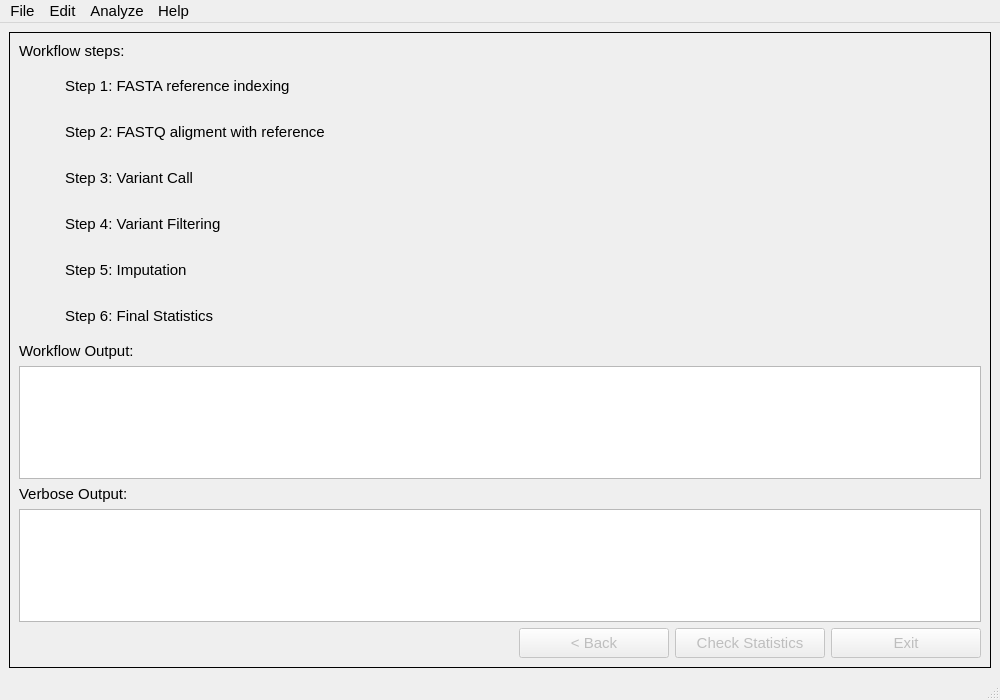
<?xml version="1.0" encoding="UTF-8"?>
<ui version="4.0">
 <class>MainWindow</class>
 <widget class="QMainWindow" name="MainWindow">
  <property name="geometry">
   <rect>
    <x>0</x>
    <y>0</y>
    <width>1000</width>
    <height>700</height>
   </rect>
  </property>
  <property name="sizePolicy">
   <sizepolicy hsizetype="Minimum" vsizetype="Minimum">
    <horstretch>0</horstretch>
    <verstretch>0</verstretch>
   </sizepolicy>
  </property>
  <property name="minimumSize">
   <size>
    <width>1000</width>
    <height>700</height>
   </size>
  </property>
  <property name="maximumSize">
   <size>
    <width>16777215</width>
    <height>16777215</height>
   </size>
  </property>
  <property name="font">
   <font>
    <pointsize>11</pointsize>
   </font>
  </property>
  <property name="windowTitle">
   <string>LCSeqTools</string>
  </property>
  <property name="windowIcon">
   <iconset resource="gui_resource.qrc">
    <normaloff>:/etc/icon.png</normaloff>:/etc/icon.png</iconset>
  </property>
  <widget class="QWidget" name="centralwidget">
   <property name="sizePolicy">
    <sizepolicy hsizetype="Minimum" vsizetype="Minimum">
     <horstretch>0</horstretch>
     <verstretch>0</verstretch>
    </sizepolicy>
   </property>
   <layout class="QGridLayout" name="gridLayout" columnstretch="0">
    <item row="1" column="0">
     <widget class="QStackedWidget" name="stackedWidget">
      <property name="enabled">
       <bool>true</bool>
      </property>
      <property name="font">
       <font>
        <pointsize>11</pointsize>
       </font>
      </property>
      <property name="frameShape">
       <enum>QFrame::Box</enum>
      </property>
      <property name="frameShadow">
       <enum>QFrame::Plain</enum>
      </property>
      <property name="currentIndex">
       <number>2</number>
      </property>
      <widget class="QWidget" name="page0">
       <layout class="QGridLayout" name="gridLayout_4">
        <item row="0" column="0">
         <widget class="QLabel" name="ClickNewProjectLabel">
          <property name="sizePolicy">
           <sizepolicy hsizetype="Expanding" vsizetype="Expanding">
            <horstretch>0</horstretch>
            <verstretch>0</verstretch>
           </sizepolicy>
          </property>
          <property name="font">
           <font>
            <weight>75</weight>
            <italic>true</italic>
            <bold>true</bold>
           </font>
          </property>
          <property name="text">
           <string>Go to File &gt; New Project...</string>
          </property>
          <property name="textFormat">
           <enum>Qt::AutoText</enum>
          </property>
          <property name="alignment">
           <set>Qt::AlignCenter</set>
          </property>
         </widget>
        </item>
       </layout>
      </widget>
      <widget class="QWidget" name="page1">
       <layout class="QGridLayout" name="gridLayout_5">
        <item row="0" column="0">
         <layout class="QVBoxLayout" name="page1_MainLayout">
          <item>
           <layout class="QHBoxLayout" name="TotalHLayout">
            <item>
             <widget class="QLabel" name="TotalSamplesIcon">
              <property name="enabled">
               <bool>true</bool>
              </property>
              <property name="minimumSize">
               <size>
                <width>30</width>
                <height>30</height>
               </size>
              </property>
              <property name="maximumSize">
               <size>
                <width>30</width>
                <height>30</height>
               </size>
              </property>
              <property name="autoFillBackground">
               <bool>false</bool>
              </property>
              <property name="frameShape">
               <enum>QFrame::NoFrame</enum>
              </property>
              <property name="frameShadow">
               <enum>QFrame::Plain</enum>
              </property>
              <property name="text">
               <string/>
              </property>
              <property name="pixmap">
               <pixmap resource="gui_resource.qrc">:/etc/missing.png</pixmap>
              </property>
              <property name="scaledContents">
               <bool>true</bool>
              </property>
              <property name="alignment">
               <set>Qt::AlignCenter</set>
              </property>
             </widget>
            </item>
            <item>
             <widget class="QLabel" name="TotalSamplesFixedLabel">
              <property name="sizePolicy">
               <sizepolicy hsizetype="Minimum" vsizetype="Minimum">
                <horstretch>0</horstretch>
                <verstretch>0</verstretch>
               </sizepolicy>
              </property>
              <property name="text">
               <string>Total samples: </string>
              </property>
             </widget>
            </item>
            <item>
             <widget class="QLabel" name="TotalSamplesLabel">
              <property name="sizePolicy">
               <sizepolicy hsizetype="Expanding" vsizetype="Minimum">
                <horstretch>0</horstretch>
                <verstretch>0</verstretch>
               </sizepolicy>
              </property>
              <property name="text">
               <string>0</string>
              </property>
             </widget>
            </item>
           </layout>
          </item>
          <item>
           <widget class="QTableWidget" name="SamplesTableWidget">
            <property name="editTriggers">
             <set>QAbstractItemView::NoEditTriggers</set>
            </property>
            <property name="selectionMode">
             <enum>QAbstractItemView::ExtendedSelection</enum>
            </property>
            <property name="selectionBehavior">
             <enum>QAbstractItemView::SelectRows</enum>
            </property>
            <property name="columnCount">
             <number>0</number>
            </property>
            <attribute name="horizontalHeaderVisible">
             <bool>false</bool>
            </attribute>
            <attribute name="horizontalHeaderCascadingSectionResizes">
             <bool>false</bool>
            </attribute>
            <attribute name="horizontalHeaderStretchLastSection">
             <bool>false</bool>
            </attribute>
            <attribute name="verticalHeaderVisible">
             <bool>false</bool>
            </attribute>
           </widget>
          </item>
          <item>
           <layout class="QHBoxLayout" name="ButtonHlLayout">
            <item>
             <spacer name="horizontalSpacer_2">
              <property name="orientation">
               <enum>Qt::Horizontal</enum>
              </property>
              <property name="sizeHint" stdset="0">
               <size>
                <width>40</width>
                <height>20</height>
               </size>
              </property>
             </spacer>
            </item>
            <item>
             <widget class="QPushButton" name="AddSampleButton">
              <property name="sizePolicy">
               <sizepolicy hsizetype="Minimum" vsizetype="Minimum">
                <horstretch>0</horstretch>
                <verstretch>0</verstretch>
               </sizepolicy>
              </property>
              <property name="minimumSize">
               <size>
                <width>180</width>
                <height>30</height>
               </size>
              </property>
              <property name="font">
               <font>
                <pointsize>11</pointsize>
               </font>
              </property>
              <property name="text">
               <string>Add Sample(s)</string>
              </property>
             </widget>
            </item>
            <item>
             <widget class="QPushButton" name="EditSampleButton">
              <property name="enabled">
               <bool>false</bool>
              </property>
              <property name="sizePolicy">
               <sizepolicy hsizetype="Minimum" vsizetype="Minimum">
                <horstretch>0</horstretch>
                <verstretch>0</verstretch>
               </sizepolicy>
              </property>
              <property name="minimumSize">
               <size>
                <width>180</width>
                <height>30</height>
               </size>
              </property>
              <property name="text">
               <string>Edit Sample</string>
              </property>
             </widget>
            </item>
            <item>
             <widget class="QPushButton" name="RemoveSampleButton">
              <property name="enabled">
               <bool>false</bool>
              </property>
              <property name="sizePolicy">
               <sizepolicy hsizetype="Minimum" vsizetype="Minimum">
                <horstretch>0</horstretch>
                <verstretch>0</verstretch>
               </sizepolicy>
              </property>
              <property name="minimumSize">
               <size>
                <width>180</width>
                <height>30</height>
               </size>
              </property>
              <property name="text">
               <string>Remove Sample(s)</string>
              </property>
             </widget>
            </item>
            <item>
             <spacer name="horizontalSpacer_3">
              <property name="orientation">
               <enum>Qt::Horizontal</enum>
              </property>
              <property name="sizeHint" stdset="0">
               <size>
                <width>40</width>
                <height>20</height>
               </size>
              </property>
             </spacer>
            </item>
           </layout>
          </item>
          <item>
           <layout class="QHBoxLayout" name="horizontalLayout_3">
            <item>
             <widget class="QPushButton" name="SetProjectPathButton">
              <property name="sizePolicy">
               <sizepolicy hsizetype="Minimum" vsizetype="Minimum">
                <horstretch>0</horstretch>
                <verstretch>0</verstretch>
               </sizepolicy>
              </property>
              <property name="minimumSize">
               <size>
                <width>180</width>
                <height>30</height>
               </size>
              </property>
              <property name="text">
               <string>Set Output Folder</string>
              </property>
             </widget>
            </item>
            <item>
             <widget class="QLabel" name="ProjectPathCheckIcon">
              <property name="enabled">
               <bool>true</bool>
              </property>
              <property name="sizePolicy">
               <sizepolicy hsizetype="Minimum" vsizetype="Minimum">
                <horstretch>0</horstretch>
                <verstretch>0</verstretch>
               </sizepolicy>
              </property>
              <property name="minimumSize">
               <size>
                <width>30</width>
                <height>30</height>
               </size>
              </property>
              <property name="maximumSize">
               <size>
                <width>30</width>
                <height>30</height>
               </size>
              </property>
              <property name="autoFillBackground">
               <bool>false</bool>
              </property>
              <property name="frameShape">
               <enum>QFrame::NoFrame</enum>
              </property>
              <property name="frameShadow">
               <enum>QFrame::Plain</enum>
              </property>
              <property name="text">
               <string/>
              </property>
              <property name="pixmap">
               <pixmap resource="gui_resource.qrc">:/etc/missing.png</pixmap>
              </property>
              <property name="scaledContents">
               <bool>true</bool>
              </property>
              <property name="alignment">
               <set>Qt::AlignCenter</set>
              </property>
             </widget>
            </item>
            <item>
             <widget class="QLabel" name="ProjectPathLabel">
              <property name="sizePolicy">
               <sizepolicy hsizetype="Expanding" vsizetype="Minimum">
                <horstretch>0</horstretch>
                <verstretch>0</verstretch>
               </sizepolicy>
              </property>
              <property name="autoFillBackground">
               <bool>false</bool>
              </property>
              <property name="frameShape">
               <enum>QFrame::Box</enum>
              </property>
              <property name="frameShadow">
               <enum>QFrame::Plain</enum>
              </property>
              <property name="text">
               <string>&lt;text&gt;</string>
              </property>
              <property name="scaledContents">
               <bool>false</bool>
              </property>
             </widget>
            </item>
           </layout>
          </item>
          <item>
           <layout class="QHBoxLayout" name="horizontalLayout_5">
            <item>
             <widget class="QPushButton" name="SetParametersButton">
              <property name="sizePolicy">
               <sizepolicy hsizetype="Minimum" vsizetype="Minimum">
                <horstretch>0</horstretch>
                <verstretch>0</verstretch>
               </sizepolicy>
              </property>
              <property name="minimumSize">
               <size>
                <width>180</width>
                <height>30</height>
               </size>
              </property>
              <property name="text">
               <string>Set Parameters</string>
              </property>
             </widget>
            </item>
            <item>
             <widget class="QLabel" name="ParametersCheckIcon">
              <property name="enabled">
               <bool>true</bool>
              </property>
              <property name="sizePolicy">
               <sizepolicy hsizetype="Minimum" vsizetype="Minimum">
                <horstretch>0</horstretch>
                <verstretch>0</verstretch>
               </sizepolicy>
              </property>
              <property name="minimumSize">
               <size>
                <width>30</width>
                <height>30</height>
               </size>
              </property>
              <property name="maximumSize">
               <size>
                <width>30</width>
                <height>30</height>
               </size>
              </property>
              <property name="autoFillBackground">
               <bool>false</bool>
              </property>
              <property name="frameShape">
               <enum>QFrame::NoFrame</enum>
              </property>
              <property name="frameShadow">
               <enum>QFrame::Plain</enum>
              </property>
              <property name="text">
               <string/>
              </property>
              <property name="pixmap">
               <pixmap resource="gui_resource.qrc">:/etc/missing.png</pixmap>
              </property>
              <property name="scaledContents">
               <bool>true</bool>
              </property>
              <property name="alignment">
               <set>Qt::AlignCenter</set>
              </property>
             </widget>
            </item>
            <item>
             <widget class="QLabel" name="ParametersLabel">
              <property name="sizePolicy">
               <sizepolicy hsizetype="Expanding" vsizetype="Minimum">
                <horstretch>0</horstretch>
                <verstretch>0</verstretch>
               </sizepolicy>
              </property>
              <property name="autoFillBackground">
               <bool>false</bool>
              </property>
              <property name="frameShape">
               <enum>QFrame::Box</enum>
              </property>
              <property name="frameShadow">
               <enum>QFrame::Plain</enum>
              </property>
              <property name="text">
               <string>&lt;text&gt;</string>
              </property>
              <property name="scaledContents">
               <bool>false</bool>
              </property>
             </widget>
            </item>
           </layout>
          </item>
          <item>
           <layout class="QHBoxLayout" name="horizontalLayout_4">
            <item>
             <widget class="QPushButton" name="SetReferenceButton">
              <property name="sizePolicy">
               <sizepolicy hsizetype="Minimum" vsizetype="Minimum">
                <horstretch>0</horstretch>
                <verstretch>0</verstretch>
               </sizepolicy>
              </property>
              <property name="minimumSize">
               <size>
                <width>180</width>
                <height>30</height>
               </size>
              </property>
              <property name="text">
               <string>Set FASTA Reference</string>
              </property>
             </widget>
            </item>
            <item>
             <widget class="QLabel" name="ReferenceCheckIcon">
              <property name="enabled">
               <bool>true</bool>
              </property>
              <property name="sizePolicy">
               <sizepolicy hsizetype="Minimum" vsizetype="Minimum">
                <horstretch>0</horstretch>
                <verstretch>0</verstretch>
               </sizepolicy>
              </property>
              <property name="minimumSize">
               <size>
                <width>30</width>
                <height>30</height>
               </size>
              </property>
              <property name="maximumSize">
               <size>
                <width>30</width>
                <height>30</height>
               </size>
              </property>
              <property name="autoFillBackground">
               <bool>false</bool>
              </property>
              <property name="frameShape">
               <enum>QFrame::NoFrame</enum>
              </property>
              <property name="frameShadow">
               <enum>QFrame::Plain</enum>
              </property>
              <property name="text">
               <string/>
              </property>
              <property name="pixmap">
               <pixmap resource="gui_resource.qrc">:/etc/missing.png</pixmap>
              </property>
              <property name="scaledContents">
               <bool>true</bool>
              </property>
              <property name="alignment">
               <set>Qt::AlignCenter</set>
              </property>
             </widget>
            </item>
            <item>
             <widget class="QLabel" name="ReferenceFileLabel">
              <property name="sizePolicy">
               <sizepolicy hsizetype="Expanding" vsizetype="Minimum">
                <horstretch>0</horstretch>
                <verstretch>0</verstretch>
               </sizepolicy>
              </property>
              <property name="autoFillBackground">
               <bool>false</bool>
              </property>
              <property name="frameShape">
               <enum>QFrame::Box</enum>
              </property>
              <property name="frameShadow">
               <enum>QFrame::Plain</enum>
              </property>
              <property name="text">
               <string>&lt;text&gt;</string>
              </property>
              <property name="scaledContents">
               <bool>false</bool>
              </property>
             </widget>
            </item>
           </layout>
          </item>
          <item>
           <layout class="QHBoxLayout" name="horizontalLayout_2">
            <item>
             <spacer name="horizontalSpacer_4">
              <property name="orientation">
               <enum>Qt::Horizontal</enum>
              </property>
              <property name="sizeHint" stdset="0">
               <size>
                <width>40</width>
                <height>20</height>
               </size>
              </property>
             </spacer>
            </item>
            <item>
             <widget class="QPushButton" name="StartButton">
              <property name="enabled">
               <bool>true</bool>
              </property>
              <property name="sizePolicy">
               <sizepolicy hsizetype="Minimum" vsizetype="Minimum">
                <horstretch>0</horstretch>
                <verstretch>0</verstretch>
               </sizepolicy>
              </property>
              <property name="minimumSize">
               <size>
                <width>180</width>
                <height>30</height>
               </size>
              </property>
              <property name="font">
               <font>
                <pointsize>11</pointsize>
               </font>
              </property>
              <property name="text">
               <string>Start</string>
              </property>
             </widget>
            </item>
            <item>
             <spacer name="horizontalSpacer_5">
              <property name="orientation">
               <enum>Qt::Horizontal</enum>
              </property>
              <property name="sizeHint" stdset="0">
               <size>
                <width>40</width>
                <height>20</height>
               </size>
              </property>
             </spacer>
            </item>
           </layout>
          </item>
         </layout>
        </item>
       </layout>
      </widget>
      <widget class="QWidget" name="page2">
       <layout class="QGridLayout" name="gridLayout_6">
        <item row="0" column="0">
         <layout class="QVBoxLayout" name="page2_MainLayout">
          <item>
           <widget class="QLabel" name="label_9">
            <property name="sizePolicy">
             <sizepolicy hsizetype="Minimum" vsizetype="Minimum">
              <horstretch>0</horstretch>
              <verstretch>0</verstretch>
             </sizepolicy>
            </property>
            <property name="text">
             <string>Workflow steps:</string>
            </property>
           </widget>
          </item>
          <item>
           <layout class="QGridLayout" name="gridLayout_3">
            <item row="4" column="1">
             <widget class="QLabel" name="label_6">
              <property name="sizePolicy">
               <sizepolicy hsizetype="Expanding" vsizetype="Minimum">
                <horstretch>0</horstretch>
                <verstretch>0</verstretch>
               </sizepolicy>
              </property>
              <property name="text">
               <string>Step 5: Imputation</string>
              </property>
             </widget>
            </item>
            <item row="3" column="1">
             <widget class="QLabel" name="label_5">
              <property name="sizePolicy">
               <sizepolicy hsizetype="Expanding" vsizetype="Minimum">
                <horstretch>0</horstretch>
                <verstretch>0</verstretch>
               </sizepolicy>
              </property>
              <property name="text">
               <string>Step 4: Variant Filtering</string>
              </property>
             </widget>
            </item>
            <item row="3" column="0">
             <widget class="QLabel" name="Step4Icon">
              <property name="sizePolicy">
               <sizepolicy hsizetype="Minimum" vsizetype="Minimum">
                <horstretch>0</horstretch>
                <verstretch>0</verstretch>
               </sizepolicy>
              </property>
              <property name="minimumSize">
               <size>
                <width>40</width>
                <height>40</height>
               </size>
              </property>
              <property name="maximumSize">
               <size>
                <width>40</width>
                <height>40</height>
               </size>
              </property>
              <property name="text">
               <string/>
              </property>
              <property name="pixmap">
               <pixmap resource="gui_resource.qrc">:/etc/timer.png</pixmap>
              </property>
              <property name="scaledContents">
               <bool>true</bool>
              </property>
             </widget>
            </item>
            <item row="1" column="0">
             <widget class="QLabel" name="Step2Icon">
              <property name="enabled">
               <bool>true</bool>
              </property>
              <property name="sizePolicy">
               <sizepolicy hsizetype="Minimum" vsizetype="Minimum">
                <horstretch>0</horstretch>
                <verstretch>0</verstretch>
               </sizepolicy>
              </property>
              <property name="minimumSize">
               <size>
                <width>40</width>
                <height>40</height>
               </size>
              </property>
              <property name="maximumSize">
               <size>
                <width>40</width>
                <height>40</height>
               </size>
              </property>
              <property name="text">
               <string/>
              </property>
              <property name="pixmap">
               <pixmap resource="gui_resource.qrc">:/etc/timer.png</pixmap>
              </property>
              <property name="scaledContents">
               <bool>true</bool>
              </property>
             </widget>
            </item>
            <item row="5" column="0">
             <widget class="QLabel" name="Step6Icon">
              <property name="sizePolicy">
               <sizepolicy hsizetype="Minimum" vsizetype="Minimum">
                <horstretch>0</horstretch>
                <verstretch>0</verstretch>
               </sizepolicy>
              </property>
              <property name="minimumSize">
               <size>
                <width>40</width>
                <height>40</height>
               </size>
              </property>
              <property name="maximumSize">
               <size>
                <width>40</width>
                <height>40</height>
               </size>
              </property>
              <property name="text">
               <string/>
              </property>
              <property name="pixmap">
               <pixmap resource="gui_resource.qrc">:/etc/timer.png</pixmap>
              </property>
              <property name="scaledContents">
               <bool>true</bool>
              </property>
             </widget>
            </item>
            <item row="2" column="1">
             <widget class="QLabel" name="label_4">
              <property name="sizePolicy">
               <sizepolicy hsizetype="Expanding" vsizetype="Minimum">
                <horstretch>0</horstretch>
                <verstretch>0</verstretch>
               </sizepolicy>
              </property>
              <property name="text">
               <string>Step 3: Variant Call</string>
              </property>
             </widget>
            </item>
            <item row="1" column="1">
             <widget class="QLabel" name="label_3">
              <property name="sizePolicy">
               <sizepolicy hsizetype="Expanding" vsizetype="Minimum">
                <horstretch>0</horstretch>
                <verstretch>0</verstretch>
               </sizepolicy>
              </property>
              <property name="text">
               <string>Step 2: FASTQ aligment with reference</string>
              </property>
             </widget>
            </item>
            <item row="0" column="0">
             <widget class="QLabel" name="Step1Icon">
              <property name="sizePolicy">
               <sizepolicy hsizetype="Minimum" vsizetype="Minimum">
                <horstretch>0</horstretch>
                <verstretch>0</verstretch>
               </sizepolicy>
              </property>
              <property name="minimumSize">
               <size>
                <width>40</width>
                <height>40</height>
               </size>
              </property>
              <property name="maximumSize">
               <size>
                <width>40</width>
                <height>40</height>
               </size>
              </property>
              <property name="text">
               <string/>
              </property>
              <property name="pixmap">
               <pixmap resource="gui_resource.qrc">:/etc/timer.png</pixmap>
              </property>
              <property name="scaledContents">
               <bool>true</bool>
              </property>
             </widget>
            </item>
            <item row="2" column="0">
             <widget class="QLabel" name="Step3Icon">
              <property name="sizePolicy">
               <sizepolicy hsizetype="Minimum" vsizetype="Minimum">
                <horstretch>0</horstretch>
                <verstretch>0</verstretch>
               </sizepolicy>
              </property>
              <property name="minimumSize">
               <size>
                <width>40</width>
                <height>40</height>
               </size>
              </property>
              <property name="maximumSize">
               <size>
                <width>40</width>
                <height>40</height>
               </size>
              </property>
              <property name="text">
               <string/>
              </property>
              <property name="pixmap">
               <pixmap resource="gui_resource.qrc">:/etc/timer.png</pixmap>
              </property>
              <property name="scaledContents">
               <bool>true</bool>
              </property>
             </widget>
            </item>
            <item row="0" column="1">
             <widget class="QLabel" name="label_2">
              <property name="sizePolicy">
               <sizepolicy hsizetype="Expanding" vsizetype="Minimum">
                <horstretch>0</horstretch>
                <verstretch>0</verstretch>
               </sizepolicy>
              </property>
              <property name="text">
               <string>Step 1: FASTA reference indexing</string>
              </property>
             </widget>
            </item>
            <item row="4" column="0">
             <widget class="QLabel" name="Step5Icon">
              <property name="sizePolicy">
               <sizepolicy hsizetype="Minimum" vsizetype="Minimum">
                <horstretch>0</horstretch>
                <verstretch>0</verstretch>
               </sizepolicy>
              </property>
              <property name="minimumSize">
               <size>
                <width>40</width>
                <height>40</height>
               </size>
              </property>
              <property name="maximumSize">
               <size>
                <width>40</width>
                <height>40</height>
               </size>
              </property>
              <property name="text">
               <string/>
              </property>
              <property name="pixmap">
               <pixmap resource="gui_resource.qrc">:/etc/timer.png</pixmap>
              </property>
              <property name="scaledContents">
               <bool>true</bool>
              </property>
             </widget>
            </item>
            <item row="5" column="1">
             <widget class="QLabel" name="label">
              <property name="text">
               <string>Step 6: Final Statistics</string>
              </property>
             </widget>
            </item>
           </layout>
          </item>
          <item>
           <layout class="QVBoxLayout" name="verticalLayout">
            <item>
             <widget class="QLabel" name="label_7">
              <property name="sizePolicy">
               <sizepolicy hsizetype="Minimum" vsizetype="Minimum">
                <horstretch>0</horstretch>
                <verstretch>0</verstretch>
               </sizepolicy>
              </property>
              <property name="text">
               <string>Workflow Output:</string>
              </property>
             </widget>
            </item>
            <item>
             <widget class="QTextBrowser" name="LogBrowser"/>
            </item>
           </layout>
          </item>
          <item>
           <layout class="QVBoxLayout" name="verticalLayout_3">
            <item>
             <widget class="QLabel" name="label_8">
              <property name="sizePolicy">
               <sizepolicy hsizetype="Minimum" vsizetype="Minimum">
                <horstretch>0</horstretch>
                <verstretch>0</verstretch>
               </sizepolicy>
              </property>
              <property name="text">
               <string>Verbose Output:</string>
              </property>
             </widget>
            </item>
            <item>
             <widget class="QTextBrowser" name="SystemCallBrowser"/>
            </item>
           </layout>
          </item>
          <item>
           <layout class="QHBoxLayout" name="horizontalLayout">
            <item>
             <spacer name="horizontalSpacer">
              <property name="orientation">
               <enum>Qt::Horizontal</enum>
              </property>
              <property name="sizeHint" stdset="0">
               <size>
                <width>40</width>
                <height>20</height>
               </size>
              </property>
             </spacer>
            </item>
            <item>
             <widget class="QPushButton" name="page2_GoBackButton">
              <property name="enabled">
               <bool>false</bool>
              </property>
              <property name="sizePolicy">
               <sizepolicy hsizetype="Minimum" vsizetype="Minimum">
                <horstretch>0</horstretch>
                <verstretch>0</verstretch>
               </sizepolicy>
              </property>
              <property name="minimumSize">
               <size>
                <width>150</width>
                <height>30</height>
               </size>
              </property>
              <property name="text">
               <string>&lt; Back</string>
              </property>
             </widget>
            </item>
            <item>
             <widget class="QPushButton" name="page2_CheckStatisticsButton">
              <property name="enabled">
               <bool>false</bool>
              </property>
              <property name="sizePolicy">
               <sizepolicy hsizetype="Minimum" vsizetype="Minimum">
                <horstretch>0</horstretch>
                <verstretch>0</verstretch>
               </sizepolicy>
              </property>
              <property name="minimumSize">
               <size>
                <width>150</width>
                <height>30</height>
               </size>
              </property>
              <property name="text">
               <string>Check Statistics</string>
              </property>
             </widget>
            </item>
            <item>
             <widget class="QPushButton" name="page2_ExitButton">
              <property name="enabled">
               <bool>false</bool>
              </property>
              <property name="minimumSize">
               <size>
                <width>150</width>
                <height>30</height>
               </size>
              </property>
              <property name="text">
               <string>Exit</string>
              </property>
             </widget>
            </item>
           </layout>
          </item>
         </layout>
        </item>
       </layout>
      </widget>
     </widget>
    </item>
   </layout>
  </widget>
  <widget class="QMenuBar" name="menubar">
   <property name="geometry">
    <rect>
     <x>0</x>
     <y>0</y>
     <width>1000</width>
     <height>23</height>
    </rect>
   </property>
   <property name="font">
    <font>
     <pointsize>11</pointsize>
    </font>
   </property>
   <widget class="QMenu" name="menuFile">
    <property name="font">
     <font>
      <pointsize>11</pointsize>
     </font>
    </property>
    <property name="title">
     <string>File</string>
    </property>
    <addaction name="NewProjectButton"/>
    <addaction name="actionOpen_Project_Statistics"/>
    <addaction name="actionExit"/>
   </widget>
   <widget class="QMenu" name="menuHelp">
    <property name="title">
     <string>Help</string>
    </property>
    <addaction name="actionAbout"/>
   </widget>
   <widget class="QMenu" name="menuEdit">
    <property name="enabled">
     <bool>true</bool>
    </property>
    <property name="font">
     <font>
      <pointsize>11</pointsize>
     </font>
    </property>
    <property name="title">
     <string>Edit</string>
    </property>
    <addaction name="actionSet_Reference_Ploidy"/>
    <addaction name="separator"/>
    <addaction name="actionMark_selected_as_Resequecing"/>
    <addaction name="actionUnmark_selected_as_Resequecing"/>
    <addaction name="separator"/>
    <addaction name="actionMark_Selected_As_Ignored_Illumina_Pattern"/>
    <addaction name="actionUnmark_Selected_As_Ignored_Illumina_Pattern"/>
   </widget>
   <widget class="QMenu" name="menuAnalyze">
    <property name="title">
     <string>Analyze</string>
    </property>
    <addaction name="actionRun_FastQC"/>
   </widget>
   <addaction name="menuFile"/>
   <addaction name="menuEdit"/>
   <addaction name="menuAnalyze"/>
   <addaction name="menuHelp"/>
  </widget>
  <widget class="QStatusBar" name="statusbar">
   <property name="enabled">
    <bool>true</bool>
   </property>
  </widget>
  <action name="actionAbout">
   <property name="text">
    <string>About LCSeqTools...</string>
   </property>
   <property name="font">
    <font>
     <pointsize>11</pointsize>
    </font>
   </property>
  </action>
  <action name="NewProjectButton">
   <property name="text">
    <string>New Project...</string>
   </property>
   <property name="font">
    <font>
     <pointsize>11</pointsize>
    </font>
   </property>
  </action>
  <action name="actionExit">
   <property name="text">
    <string>Exit</string>
   </property>
   <property name="font">
    <font>
     <pointsize>11</pointsize>
    </font>
   </property>
  </action>
  <action name="actionEdit_Parameters">
   <property name="enabled">
    <bool>false</bool>
   </property>
   <property name="text">
    <string>Edit Parameters...</string>
   </property>
   <property name="font">
    <font>
     <pointsize>11</pointsize>
    </font>
   </property>
  </action>
  <action name="actionCancelRun">
   <property name="text">
    <string>TestMode::Cancel_Run()</string>
   </property>
  </action>
  <action name="actionSet_Reference_ignored_list">
   <property name="text">
    <string>Set Reference ignored list</string>
   </property>
  </action>
  <action name="actionSet_Reference_haploid_list">
   <property name="text">
    <string>Set Reference haploid list</string>
   </property>
  </action>
  <action name="actionIgnored_from_FASTA">
   <property name="enabled">
    <bool>false</bool>
   </property>
   <property name="text">
    <string>Set Ignored from FASTA</string>
   </property>
   <property name="font">
    <font>
     <pointsize>11</pointsize>
    </font>
   </property>
  </action>
  <action name="actionHaploid_from_FASTA">
   <property name="enabled">
    <bool>false</bool>
   </property>
   <property name="text">
    <string>Set Haploid from FASTA</string>
   </property>
   <property name="font">
    <font>
     <pointsize>11</pointsize>
    </font>
   </property>
  </action>
  <action name="actionSet_Reference_Ploidy">
   <property name="enabled">
    <bool>true</bool>
   </property>
   <property name="text">
    <string>Set Reference Ploidy</string>
   </property>
  </action>
  <action name="actionMark_selected_as_Resequecing">
   <property name="enabled">
    <bool>true</bool>
   </property>
   <property name="text">
    <string>Mark Selected As Resequecing</string>
   </property>
  </action>
  <action name="actionUnmark_selected_as_Resequecing">
   <property name="enabled">
    <bool>true</bool>
   </property>
   <property name="text">
    <string>Unmark Selected As Resequecing</string>
   </property>
  </action>
  <action name="actionMark_Selected_As_Ignored_Illumina_Pattern">
   <property name="text">
    <string>Mark Selected As Ignore File Naming Convention</string>
   </property>
  </action>
  <action name="actionUnmark_Selected_As_Ignored_Illumina_Pattern">
   <property name="text">
    <string>Unmark Selected As Ignore File Naming Convention</string>
   </property>
  </action>
  <action name="actionRun_FastQC">
   <property name="text">
    <string>Run FastQC</string>
   </property>
  </action>
  <action name="actionCheck_Statistics_File">
   <property name="text">
    <string>View Project Statistics...</string>
   </property>
  </action>
  <action name="actionOpen_Project_Statistics">
   <property name="text">
    <string>Open Project Statistics...</string>
   </property>
  </action>
 </widget>
 <resources>
  <include location="gui_resource.qrc"/>
 </resources>
 <connections/>
</ui>
